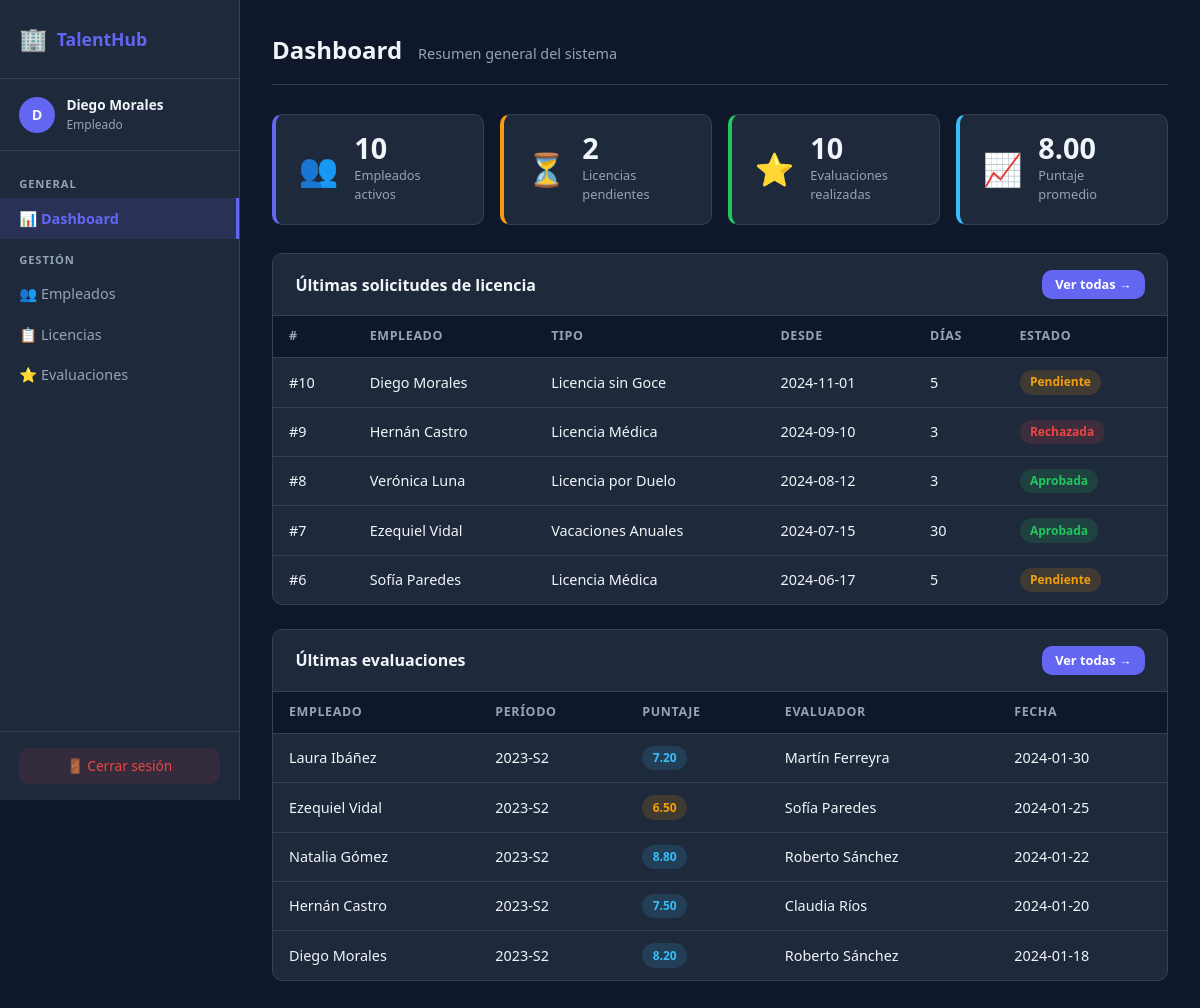
The app's page /index.php?page=dashboard (signed in) with its own data.
### tables this page shows
CREATE TABLE Solicitud_Licencia (
    nro_solicitud    INT  PRIMARY KEY AUTO_INCREMENT,
    fecha_solicitud  DATE NOT NULL,
    fecha_inicio     DATE NOT NULL,
    fecha_fin        DATE NOT NULL,
    dias_solicitados INT  NOT NULL,
    legajo           INT  NOT NULL,
    tipo_lic_cod     INT  NOT NULL,
    CONSTRAINT fk_solicitud_empleado
        FOREIGN KEY (legajo)       REFERENCES Empleado(legajo),
    CONSTRAINT fk_solicitud_tipo
        FOREIGN KEY (tipo_lic_cod) REFERENCES Tipo_Licencia(tipo_lic_cod)
);

CREATE TABLE Empleado (
    legajo            INT          PRIMARY KEY,
    nombre            VARCHAR(100) NOT NULL,
    apellido          VARCHAR(100) NOT NULL,
    mail              VARCHAR(150) NOT NULL UNIQUE,
    fecha_ingreso     DATE         NOT NULL,
    telefono          VARCHAR(20),
    localidad_cod     INT          NOT NULL,
    depto_cod         INT          NOT NULL,
    supervisor_legajo INT,
    CONSTRAINT fk_empleado_localidad
        FOREIGN KEY (localidad_cod)     REFERENCES Localidad(localidad_cod),
    CONSTRAINT fk_empleado_depto
        FOREIGN KEY (depto_cod)         REFERENCES Departamento(depto_cod),
    CONSTRAINT fk_empleado_supervisor
        FOREIGN KEY (supervisor_legajo) REFERENCES Empleado(legajo)
);

CREATE TABLE Tipo_Licencia (
    tipo_lic_cod         INT          PRIMARY KEY AUTO_INCREMENT,
    nombre               VARCHAR(100) NOT NULL,
    dias_max             INT          NOT NULL,
    requiere_certificado TINYINT(1)   NOT NULL DEFAULT 0,
    remunerada           TINYINT(1)   NOT NULL DEFAULT 1
);

CREATE TABLE Evaluacion_Desempeno (
    evaluacion_id    INT           PRIMARY KEY AUTO_INCREMENT,
    legajo           INT           NOT NULL,
    periodo          VARCHAR(20)   NOT NULL,
    puntaje          DECIMAL(5,2),
    observaciones    TEXT,
    evaluador_legajo INT           NOT NULL,
    fecha_evaluacion DATE          NOT NULL,
    CONSTRAINT fk_evaluacion_empleado
        FOREIGN KEY (legajo)            REFERENCES Empleado(legajo),
    CONSTRAINT fk_evaluacion_evaluador
        FOREIGN KEY (evaluador_legajo)  REFERENCES Empleado(legajo)
);

### views/dashboard/index.php (the view, shortened to what this page needs)
<?php
require_once __DIR__ . '/../../views/layout/header.php';
require_once __DIR__ . '/../../views/layout/sidebar.php';
?>
<div class="page-header">
    <h1>Dashboard</h1>
    <span class="page-subtitle">Resumen general del sistema</span>
</div>
<?php
$total_empleados   = $pdo->query("SELECT COUNT(*) FROM Empleado")->fetchColumn();
$pendientes        = $pdo->query("
    SELECT COUNT(DISTINCT sl.nro_solicitud)
    FROM Solicitud_Licencia sl
    JOIN Auditoria_Estado_Solicitud a
      ON a.nro_solicitud = sl.nro_solicitud
    WHERE a.estado_nuevo = 'Pendiente'
      AND a.auditoria_id = (
          SELECT MAX(auditoria_id) FROM Auditoria_Estado_Solicitud
          WHERE nro_solicitud = sl.nro_solicitud
      )
")->fetchColumn();
$total_evaluaciones = $pdo->query("SELECT COUNT(*) FROM Evaluacion_Desempeno")->fetchColumn();
$prom_puntaje       = $pdo->query("SELECT ROUND(AVG(puntaje),2) FROM Evaluacion_Desempeno")->fetchColumn();
?>
<div class="stats-grid">
    <div class="stat-card">
        <div class="stat-icon">👥</div>
        <div class="stat-info">
            <span class="stat-value"><?= $total_empleados ?></span>
            <span class="stat-label">Empleados activos</span>
        </div>
    </div>
    <div class="stat-card warning">
        <div class="stat-icon">⏳</div>
        <div class="stat-info">
            <span class="stat-value"><?= $pendientes ?></span>
            <span class="stat-label">Licencias pendientes</span>
        </div>
    </div>
    <div class="stat-card success">
        <div class="stat-icon">⭐</div>
        <div class="stat-info">
            <span class="stat-value"><?= $total_evaluaciones ?></span>
            <span class="stat-label">Evaluaciones realizadas</span>
        </div>
    </div>
    <div class="stat-card info">
        <div class="stat-icon">📈</div>
        <div class="stat-info">
            <span class="stat-value"><?= $prom_puntaje ?? '—' ?></span>
            <span class="stat-label">Puntaje promedio</span>
        </div>
    </div>
</div>
<div class="card">
    <div class="card-header">
        <h2>Últimas solicitudes de licencia</h2>
        <a href="index.php?page=solicitudes" class="btn btn-sm">Ver todas →</a>
    </div>
    <table class="table">
        <thead>
            <tr>
                <th>#</th>
                <th>Empleado</th>
                <th>Tipo</th>
                <th>Desde</th>
                <th>Días</th>
                <th>Estado</th>
            </tr>
        </thead>
        <tbody>
        <?php
        $stmt = $pdo->query("
            SELECT sl.nro_solicitud, e.nombre, e.apellido,
                   tl.nombre AS tipo, sl.fecha_inicio, sl.dias_solicitados,
                   a.estado_nuevo AS estado
            FROM Solicitud_Licencia sl
            JOIN Empleado e          ON e.legajo        = sl.legajo
            JOIN Tipo_Licencia tl    ON tl.tipo_lic_cod = sl.tipo_lic_cod
            JOIN Auditoria_Estado_Solicitud a
              ON a.nro_solicitud = sl.nro_solicitud
             AND a.auditoria_id  = (
                 SELECT MAX(auditoria_id) FROM Auditoria_Estado_Solicitud
                 WHERE nro_solicitud = sl.nro_solicitud
             )
            ORDER BY sl.nro_solicitud DESC
            LIMIT 5
        ");
        foreach ($stmt as $row):
            $badge = match($row['estado']) {
                'Aprobada'  => 'badge-success',
                'Rechazada' => 'badge-danger',
                default     => 'badge-warning',
            };
        ?>
        <tr>
            <td>#<?= $row['nro_solicitud'] ?></td>
            <td><?= htmlspecialchars($row['nombre'] . ' ' . $row['apellido']) ?></td>
            <td><?= htmlspecialchars($row['tipo']) ?></td>
            <td><?= $row['fecha_inicio'] ?></td>
            <td><?= $row['dias_solicitados'] ?></td>
            <td><span class="badge <?= $badge ?>"><?= $row['estado'] ?></span></td>
        </tr>
        <?php endforeach; ?>
        </tbody>
    </table>
</div>
<div class="card" style="margin-top:1.5rem">
    <div class="card-header">
        <h2>Últimas evaluaciones</h2>
        <a href="index.php?page=evaluaciones" class="btn btn-sm">Ver todas →</a>
    </div>
    <table class="table">
        <thead>
            <tr>
                <th>Empleado</th>
                <th>Período</th>
                <th>Puntaje</th>
                <th>Evaluador</th>
                <th>Fecha</th>
            </tr>
        </thead>
        <tbody>
        <?php
        $stmt = $pdo->query("
            SELECT e.nombre, e.apellido, ev.periodo, ev.puntaje,
                   ev.fecha_evaluacion,
                   CONCAT(ev2.nombre,' ',ev2.apellido) AS evaluador
            FROM Evaluacion_Desempeno ev
            JOIN Empleado e   ON e.legajo  = ev.legajo
            JOIN Empleado ev2 ON ev2.legajo = ev.evaluador_legajo
            ORDER BY ev.fecha_evaluacion DESC
            LIMIT 5
        ");
        foreach ($stmt as $row):
            $color = $row['puntaje'] >= 9 ? 'badge-success'
                   : ($row['puntaje'] >= 7 ? 'badge-info' : 'badge-warning');
        ?>
        <tr>
            <td><?= htmlspecialchars($row['nombre'] . ' ' . $row['apellido']) ?></td>
            <td><?= $row['periodo'] ?></td>
            <td><span class="badge <?= $color ?>"><?= $row['puntaje'] ?></span></td>
            <td><?= htmlspecialchars($row['evaluador']) ?></td>
            <td><?= $row['fecha_evaluacion'] ?></td>
        </tr>
        <?php endforeach; ?>
        </tbody>
    </table>
</div>
<?php require_once __DIR__ . '/../../views/layout/footer.php'; ?>

### public/css/style.css (style rules this page uses)
*, *::before, *::after { box-sizing: border-box; margin: 0; padding: 0; }
:root { --bg-base: #0f172a; --bg-surface: #1e293b; --bg-hover: #273548; --border: #334155; --accent: #6366f1; --accent-hover: #4f46e5; --text-primary: #f1f5f9; --text-muted: #94a3b8; --success: #22c55e; --warning: #f59e0b; --danger: #ef4444; --info: #38bdf8; --sidebar-w: 240px; --radius: 10px; }
body { font-family: 'Segoe UI', system-ui, sans-serif; background: var(--bg-base); color: var(--text-primary); font-size: 0.95rem; line-height: 1.5; }
.page-header { display: flex; align-items: baseline; gap: 1rem; margin-bottom: 1.8rem; border-bottom: 1px solid var(--border); padding-bottom: 1rem; }
.page-header h1 { font-size: 1.5rem; font-weight: 700; }
.page-subtitle { color: var(--text-muted); font-size: 0.9rem; }
.stats-grid { display: grid; grid-template-columns: repeat(auto-fit, minmax(200px, 1fr)); gap: 1rem; margin-bottom: 1.8rem; }
.stat-card { background: var(--bg-surface); border: 1px solid var(--border); border-radius: var(--radius); padding: 1.2rem 1.4rem; display: flex; align-items: center; gap: 1rem; border-left: 4px solid var(--accent); }
.stat-card.warning { border-left-color: var(--warning); }
.stat-card.success { border-left-color: var(--success); }
.stat-card.info { border-left-color: var(--info); }
.stat-icon { font-size: 2rem; }
.stat-info { display: flex; flex-direction: column; }
.stat-value { font-size: 1.8rem; font-weight: 700; line-height: 1; }
.stat-label { font-size: 0.8rem; color: var(--text-muted); margin-top: 0.2rem; }
.card { background: var(--bg-surface); border: 1px solid var(--border); border-radius: var(--radius); overflow: hidden; }
.card-header { display: flex; align-items: center; justify-content: space-between; padding: 1rem 1.4rem; border-bottom: 1px solid var(--border); }
.card-header h2 { font-size: 1rem; font-weight: 600; }
.table { width: 100%; border-collapse: collapse; }
.table th { background: var(--bg-base); padding: 0.7rem 1rem; text-align: left; font-size: 0.78rem; font-weight: 600; color: var(--text-muted); text-transform: uppercase; letter-spacing: 0.05em; }
.table td { padding: 0.75rem 1rem; border-top: 1px solid var(--border); font-size: 0.9rem; }
.badge { display: inline-block; padding: 0.2rem 0.65rem; border-radius: 999px; font-size: 0.75rem; font-weight: 600; }
.badge-success { background: rgba(34,197,94,0.15); color: var(--success); }
.badge-warning { background: rgba(245,158,11,0.15); color: var(--warning); }
.badge-danger { background: rgba(239,68,68,0.15); color: var(--danger); }
.badge-info { background: rgba(56,189,248,0.15); color: var(--info); }
.btn { display: inline-block; padding: 0.5rem 1.1rem; background: var(--accent); color: #fff; border: none; border-radius: var(--radius); text-decoration: none; font-size: 0.88rem; font-weight: 600; cursor: pointer; transition: background 0.15s; }
.btn-sm { padding: 0.3rem 0.8rem; font-size: 0.8rem; }

### records on screen
solicitud_licencia: nro_solicitud "10", legajo.apellido "Diego Morales", tipo_lic_cod.nombre "Licencia sin Goce", fecha_inicio "2024-11-01", dias_solicitados "5", estado "Pendiente"
solicitud_licencia: nro_solicitud "9", legajo.apellido "Hernán Castro", tipo_lic_cod.nombre "Licencia Médica", fecha_inicio "2024-09-10", dias_solicitados "3", estado "Rechazada"
solicitud_licencia: nro_solicitud "8", legajo.apellido "Verónica Luna", tipo_lic_cod.nombre "Licencia por Duelo", fecha_inicio "2024-08-12", dias_solicitados "3", estado "Aprobada"
solicitud_licencia: nro_solicitud "7", legajo.apellido "Ezequiel Vidal", tipo_lic_cod.nombre "Vacaciones Anuales", fecha_inicio "2024-07-15", dias_solicitados "30", estado "Aprobada"
solicitud_licencia: nro_solicitud "6", legajo.apellido "Sofía Paredes", tipo_lic_cod.nombre "Licencia Médica", fecha_inicio "2024-06-17", dias_solicitados "5", estado "Pendiente"
evaluacion_desempeno: legajo.apellido "Laura Ibáñez", periodo "2023-S2", puntaje "7.20", evaluador "Martín Ferreyra", fecha_evaluacion "2024-01-30"
evaluacion_desempeno: legajo.apellido "Ezequiel Vidal", periodo "2023-S2", puntaje "6.50", evaluador "Sofía Paredes", fecha_evaluacion "2024-01-25"
evaluacion_desempeno: legajo.apellido "Natalia Gómez", periodo "2023-S2", puntaje "8.80", evaluador "Roberto Sánchez", fecha_evaluacion "2024-01-22"
evaluacion_desempeno: legajo.apellido "Hernán Castro", periodo "2023-S2", puntaje "7.50", evaluador "Claudia Ríos", fecha_evaluacion "2024-01-20"
evaluacion_desempeno: legajo.apellido "Diego Morales", periodo "2023-S2", puntaje "8.20", evaluador "Roberto Sánchez", fecha_evaluacion "2024-01-18"

### other values on screen
substr($_SESSION['nombre'], 0, 1) "D"
$_SESSION['nombre'] "Diego Morales"
$rol "Empleado"
$icono "📊 👥 📋 ⭐"
$label "Dashboard Empleados Licencias Evaluaciones"
$total_empleados "10"
$pendientes "2"
$total_evaluaciones "10"
$prom_puntaje "8.00"
